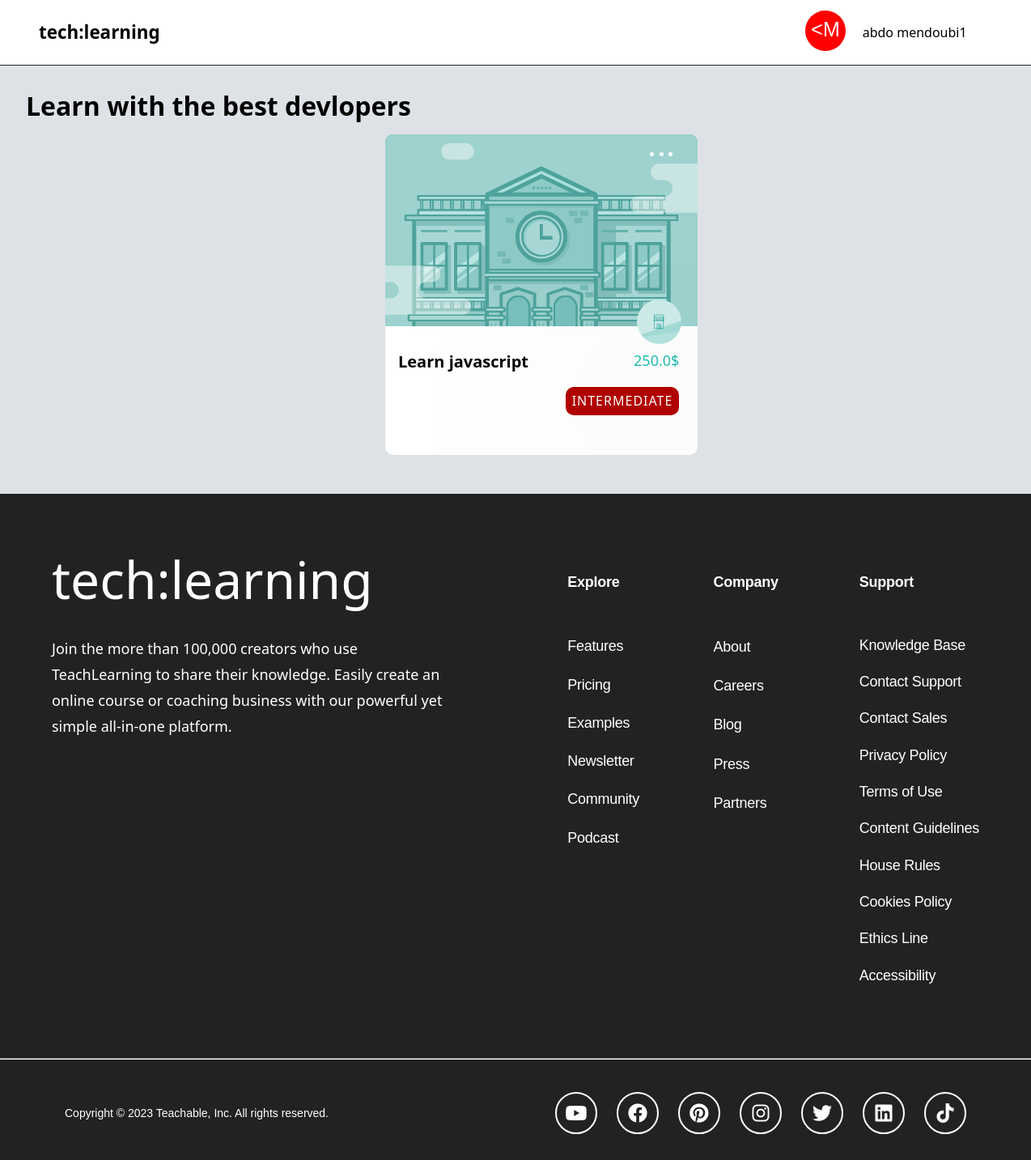
/user/ (signed in), run on the app's committed database.
### compte/models.py (models this page shows)
class user(AbstractUser):
    pass

class cour(models.Model):
    name= models.CharField(max_length=100, primary_key=True)
    slug= models.SlugField(max_length=128)
    created_at = models.DateTimeField(auto_now_add=True)
    price = models.FloatField()
    diff=models.CharField(max_length=100)

### techLearn/views.py (the view)
# urls.py: path('user/',homeu,name="homeu")
def homeu(request):
  cours=cour.objects.all()
  return render(request,'userHome.html',context={"cour":cours})

### templates/userHome.html (shortened to what this page needs)
{% load static %}
<!DOCTYPE html>
<html lang="en">
    <head>
        <link rel="stylesheet"
            href="https://cdnjs.cloudflare.com/ajax/libs/font-awesome/6.4.0/css/all.min.css"
 />
        <link rel="stylesheet"
            href="https://cdnjs.cloudflare.com/ajax/libs/line-awesome/1.3.0/line-awesome/css/line-awesome.min.css"
 />
        <link rel="stylesheet" href="{% static 'css/style.css' %}" />
        <link rel="stylesheet" href="{% static 'css/normalize.css' %}" />
    </head>
    <body>
        <nav>
            <div class="navlg userlg">
                <div class="navSection right-section navlg">
                    <h1 class='navTitle'>tech:learning</h1>
                </div>
                <div class="navSection left-section user">
                    <div class="userImg avatarDiv">
                        <img class="avatar" alt="user logo" />
                    </div>
                    {% if user.is_authenticated %}
                    <span class="userName">{{user.username}}</span>
                    {% else %}
                    <h1> bbllblblb</h1>
                  {% endif %}
                </div>
            </div>
        </nav>
        <main class="userHome">{% for i in cour  %}
            <section class="section">
                <h1>Learn with the best devlopers </h1>
                <div class="cardsUser">
                    <div class="user-card">
                        <div class="user-card-header">
                            <div class="button">
                                <div></div>
                                <div></div>
                                <div></div>
                            </div>
                        </div>
                        <div class="user-card-info">
                            <div class="logo">
                            </div>
                            <div class="user-card-title">
                                <span>Learn {{i.name}}</span>
                                <span>{{i.price}}$</span>
                            </div>
                            <div class="user-card-difculty">
                                <span>{{i.diff}}</span>
                            </div>
                        </div>
                    </div>
                </div>
            </section>{% endfor %}
        </main>
        <footer>
            <div class="footer_links">
                <div class="footer_description">
                    <div class="footer_header">
                        <h1>tech:learning</h1>
                    </div>
                    <div class="description_footer">
                        <p>
                            Join the more than 100,000 creators who use
                            TeachLearning
                            to share their knowledge. Easily create an online
                            course or coaching business with our powerful yet
                            simple all-in-one platform.
                        </p>
                    </div>
                </div>
                <div class="footer_link">
                    <div>
                        <div class="header">
                            <span>Explore</span>
                        </div>
                        <div class="links">
                            <ul>
                                <li><a href="#">Features</a></li>
                                <li><a href="#">Pricing</a></li>
                                <li><a href="#">Examples</a></li>
                                <li><a href="#">Newsletter</a></li>
                                <li><a href="#">Community</a></li>
                                <li><a href="#">Podcast</a></li>
                            </ul>
                        </div>
                    </div>
                    <div>
                        <div class="header">
                            <span>Company</span>
                        </div>
                        <div class="links">
                            <ul>
                                <li> <a href="#"> About</a></li>
                                <li> <a href="#"> Careers</a></li>
                                <li> <a href="#"> Blog</a></li>
                                <li> <a href="#"> Press</a></li>
                                <li> <a href="#"> Partners</a></li>
                            </ul>
                        </div>
                    </div>
                    <div>
                        <div class="header">
                            <span>Support</span>
                        </div>
                        <div class="links">
                            <ul>
                                <li> <a href="#"> Knowledge Base</a></li>
                                <li> <a href="#"> Contact Support</a></li>
                                <li> <a href="#"> Contact Sales</a></li>
                                <li> <a href="#"> Privacy Policy</a></li>
                                <li> <a href="#"> Terms of Use </a></li>
                                <li> <a href="#"> Content Guidelines </a></li>
                                <li> <a href="#"> House Rules </a></li>
                                <li> <a href="#"> Cookies Policy </a></li>
                                <li> <a href="#"> Ethics Line </a></li>
                                <li> <a href="#"> Accessibility </a></li>
                            </ul>
                        </div>
                    </div>
                </div>
            </div>
            <div class="footer_footer">
                <hr>
                <div class="footer_footer_elements">
                    <div class="footer_copyright">
                        <span>Copyright © 2023 Teachable, Inc. All rights
                            reserved.</span>
                    </div>
                    <div class="footer_icons">
                        <a href="#">
                            <i class="fa-brands fa-youtube icon"></i>
                        </a>
                        <a href="#">
                            <i class="fa-brands fa-facebook icon"></i>
                        </a>
                        <a href="#">
                            <i class="fa-brands fa-pinterest icon"></i>
                        </a>
                        <a href="#">
                            <i class="fa-brands fa-instagram icon"></i>
                        </a>
                        <a href="#">
                            <i class="fa-brands fa-twitter icon"></i>
                        </a>
                        <a href="#">
                            <i class="fa-brands fa-linkedin icon"></i>
                        </a>
                        <a href="#">
                            <i class="fa-brands fa-tiktok icon"></i>
                        </a>
                    </div>
                </div>
            </div>
        </footer>
            </body>
</html>

### data on the page
user: username "abdo mendoubi1"
cour: name "javascript", price "250.0", diff "INTERMEDIATE"
